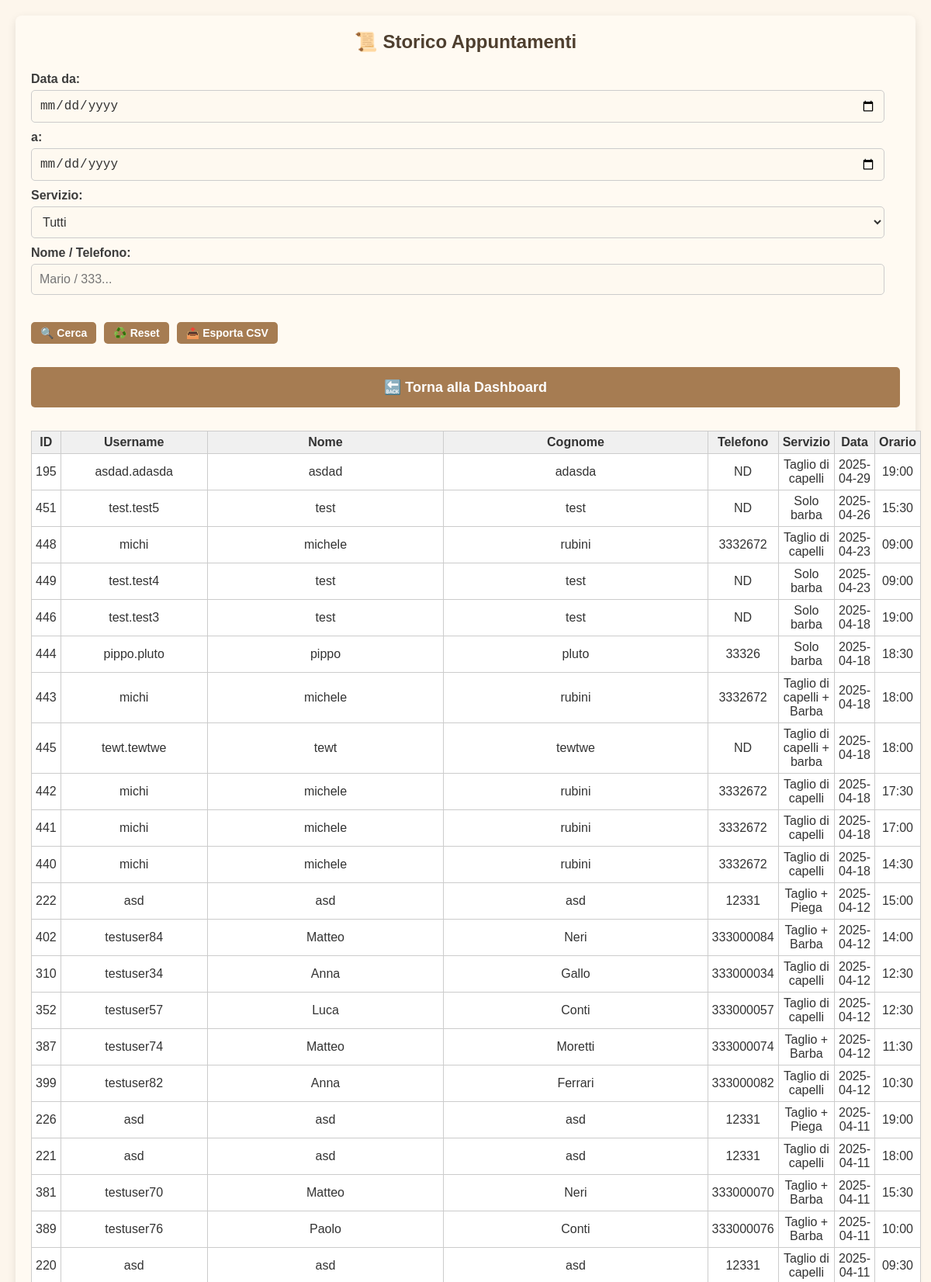
/admin_history (signed in, upper part), run on the app's committed database.
### tables this page shows
CREATE TABLE appointments (
            id INTEGER PRIMARY KEY AUTOINCREMENT,
            user_id INTEGER NOT NULL,
            service TEXT NOT NULL,
            date TEXT NOT NULL,
            time TEXT NOT NULL, barber TEXT NOT NULL DEFAULT 'Mattia', tipo TEXT DEFAULT 'barbiere',
            FOREIGN KEY (user_id) REFERENCES users(id)
        );

CREATE TABLE users (
            id INTEGER PRIMARY KEY AUTOINCREMENT,
            username TEXT NOT NULL UNIQUE,
            password TEXT NOT NULL
        , name TEXT NOT NULL DEFAULT 'NOME', surname TEXT NOT NULL DEFAULT 'COGNOME', phone TEXT NOT NULL DEFAULT '0000000000', email TEXT, newsletter_optin INTEGER DEFAULT 0);

### app.py (the view, shortened to what this page needs)
@app.route('/admin_history', methods=['GET', 'POST'])
def admin_history():
    if 'admin' not in session:
        return redirect(url_for('login_admin'))
    filters = {
        'start_date': '',
        'end_date': '',
        'service': '',
        'search': ''
    }
    query = """
        SELECT appointments.id, users.username, users.name, users.surname, users.phone,
               appointments.service, appointments.date, appointments.time
        FROM appointments
        JOIN users ON appointments.user_id = users.id
        WHERE appointments.date < date('now')
    """
    params = []
    query += " ORDER BY DATE(appointments.date) DESC, TIME(appointments.time) DESC"
    conn = sqlite3.connect('bookings.db')
    cursor = conn.cursor()
    cursor.execute(query, params)
    appointments = cursor.fetchall()
    conn.close()
    return render_template('admin_history.html', appointments=appointments, filters=filters)

### templates/admin_history.html (shortened to what this page needs)
<!DOCTYPE html>
<html lang="it">
<head>
  <link rel="stylesheet" href="{{ url_for('static', filename='style.css') }}">
</head>
<body>
  <div class="container">
    <h2>📜 Storico Appuntamenti</h2>
    <form method="POST" class="filter-form">
      <label>Data da:</label>
      <input type="date" name="start_date" value="{{ filters.start_date }}">
      <label>a:</label>
      <input type="date" name="end_date" value="{{ filters.end_date }}">
      <label>Servizio:</label>
      <select name="service">
        <option value="">Tutti</option>
      </select>
      <label>Nome / Telefono:</label>
      <input type="text" name="search" placeholder="Mario / 333..." value="{{ filters.search }}">
      <div class="button-row">
        <a href="#" onclick="this.closest('form').submit(); return false;">
          <button type="button">🔍 Cerca</button>
        </a>
        <a href="{{ url_for('admin_history') }}">
          <button type="button">♻️ Reset</button>
        </a>
        <a href="#" onclick="this.closest('form').setAttribute('action', '{{ url_for('export_history_csv') }}'); this.closest('form').submit(); return false;">
          <button type="button">📤 Esporta CSV</button>
        </a>
      </div>
    </form>
    <a href="{{ url_for('admin_dashboard') }}"><button class="big-btn">🔙 Torna alla Dashboard</button></a>
    {% if appointments %}
      <table>
        <thead>
          <tr>
            <th>ID</th>
            <th>Username</th>
            <th>Nome</th>
            <th>Cognome</th>
            <th>Telefono</th>
            <th>Servizio</th>
            <th>Data</th>
            <th>Orario</th>
          </tr>
        </thead>
        <tbody>
          {% for appointment in appointments %}
            <tr>
              <td>{{ appointment[0] }}</td>
              <td>{{ appointment[1] }}</td>
              <td>{{ appointment[2] }}</td>
              <td>{{ appointment[3] }}</td>
              <td>{{ appointment[4] }}</td>
              <td>{{ appointment[5] }}</td>
              <td>{{ appointment[6] }}</td>
              <td>{{ appointment[7] }}</td>
            </tr>
          {% endfor %}
        </tbody>
      </table>
    {% else %}
      <p>Nessun appuntamento trovato per i criteri selezionati.</p>
    {% endif %}
  </div>
</body>
</html>

### static/style.css (style rules this page uses)
* { box-sizing: border-box; margin: 0; padding: 0; }
body { font-family: 'Arial', sans-serif; background-color: #fdf6ec; color: #333; display: flex; flex-direction: column; align-items: center; padding: 20px; }
.container { width: 100%; max-width: 600px; background: #fffaf2; padding: 20px; border-radius: 8px; box-shadow: 0 4px 12px rgba(0, 0, 0, 0.1); margin: 20px 0; }
h1, h2, h3 { text-align: center; color: #4e3f2f; margin-bottom: 15px; }
.filter-form .button-row { display: flex; gap: 10px; flex-wrap: wrap; margin-top: 15px; }
.filter-form .button-row button, .filter-form .button-row a button { padding: 6px 12px; font-size: 14px; cursor: pointer; width: auto; }
form { display: flex; flex-direction: column; }
label { font-weight: bold; margin-top: 10px; color: #3c3c3c; }
input, select, button { padding: 10px; margin-top: 5px; background-color: #fef9f0; color: #333; border: 1px solid #ccc; border-radius: 5px; font-size: 16px; }
button { background-color: #a67c52; color: #fff; cursor: pointer; font-weight: bold; transition: background-color 0.3s; border: none; }
.big-btn { width: 100%; padding: 15px; font-size: 18px; margin: 10px 0; }
a { display: block; text-align: center; margin-top: 15px; text-decoration: none; color: #a67c52; font-weight: bold; }
table { width: 100%; border-collapse: collapse; margin-top: 20px; background-color: #fff; color: #333; }
table, th, td { border: 1px solid #ddd; }
th, td { padding: 10px; text-align: center; }
th { background-color: #f0e6d6; color: #333; }

### templates/admin_history.html (style rules this page uses)
.container { max-width: 1400px; margin: auto; padding: 20px; }
form.filter-form { margin-bottom: 20px; }
form.filter-form label { margin-right: 10px; }
form.filter-form input, form.filter-form select { margin-right: 20px; }
.button-row { display: flex; gap: 10px; margin-top: 15px; flex-wrap: wrap; }
.button-row a button { font-size: 14px; padding: 6px 12px; cursor: pointer; }
table { width: 100%; border-collapse: collapse; }
th, td { border: 1px solid #ccc; padding: 5px; text-align: center; }
th { background-color: #f0f0f0; }

### data on the page
appointments: id "195", username "asdad.adasda", name "asdad", surname "adasda", phone "ND", service "Taglio di capelli", date "2025-04-29", time "19:00"
appointments: id "451", username "test.test5", name "test", surname "test", phone "ND", service "Solo barba", date "2025-04-26", time "15:30"
appointments: id "448", username "michi", name "michele", surname "rubini", phone "3332672", service "Taglio di capelli", date "2025-04-23", time "09:00"
appointments: id "449", username "test.test4", name "test", surname "test", phone "ND", service "Solo barba", date "2025-04-23", time "09:00"
appointments: id "446", username "test.test3", name "test", surname "test", phone "ND", service "Solo barba", date "2025-04-18", time "19:00"
appointments: id "444", username "pippo.pluto", name "pippo", surname "pluto", phone "33326", service "Solo barba", date "2025-04-18", time "18:30"
appointments: id "443", username "michi", name "michele", surname "rubini", phone "3332672", service "Taglio di capelli + Barba", date "2025-04-18", time "18:00"
appointments: id "445", username "tewt.tewtwe", name "tewt", surname "tewtwe", phone "ND", service "Taglio di capelli + barba", date "2025-04-18", time "18:00"
appointments: id "442", username "michi", name "michele", surname "rubini", phone "3332672", service "Taglio di capelli", date "2025-04-18", time "17:30"
appointments: id "441", username "michi", name "michele", surname "rubini", phone "3332672", service "Taglio di capelli", date "2025-04-18", time "17:00"
appointments: id "440", username "michi", name "michele", surname "rubini", phone "3332672", service "Taglio di capelli", date "2025-04-18", time "14:30"
appointments: id "222", username "asd", name "asd", surname "asd", phone "12331", service "Taglio + Piega", date "2025-04-12", time "15:00"
appointments: id "402", username "testuser84", name "Matteo", surname "Neri", phone "333000084", service "Taglio + Barba", date "2025-04-12", time "14:00"
appointments: id "310", username "testuser34", name "Anna", surname "Gallo", phone "333000034", service "Taglio di capelli", date "2025-04-12", time "12:30"
appointments: id "352", username "testuser57", name "Luca", surname "Conti", phone "333000057", service "Taglio di capelli", date "2025-04-12", time "12:30"
appointments: id "387", username "testuser74", name "Matteo", surname "Moretti", phone "333000074", service "Taglio + Barba", date "2025-04-12", time "11:30"
appointments: id "399", username "testuser82", name "Anna", surname "Ferrari", phone "333000082", service "Taglio di capelli", date "2025-04-12", time "10:30"
appointments: id "226", username "asd", name "asd", surname "asd", phone "12331", service "Taglio + Piega", date "2025-04-11", time "19:00"
appointments: id "221", username "asd", name "asd", surname "asd", phone "12331", service "Taglio di capelli", date "2025-04-11", time "18:00"
appointments: id "381", username "testuser70", name "Matteo", surname "Neri", phone "333000070", service "Taglio + Barba", date "2025-04-11", time "15:30"
appointments: id "389", username "testuser76", name "Paolo", surname "Conti", phone "333000076", service "Taglio + Barba", date "2025-04-11", time "10:00"
appointments: id "220", username "asd", name "asd", surname "asd", phone "12331", service "Taglio di capelli", date "2025-04-11", time "09:30"
